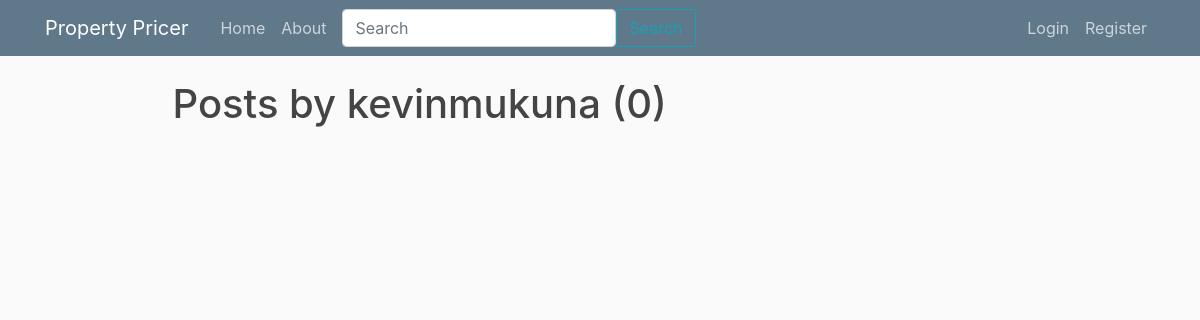
The page /user/kevinmukuna on the database as committed earlier.
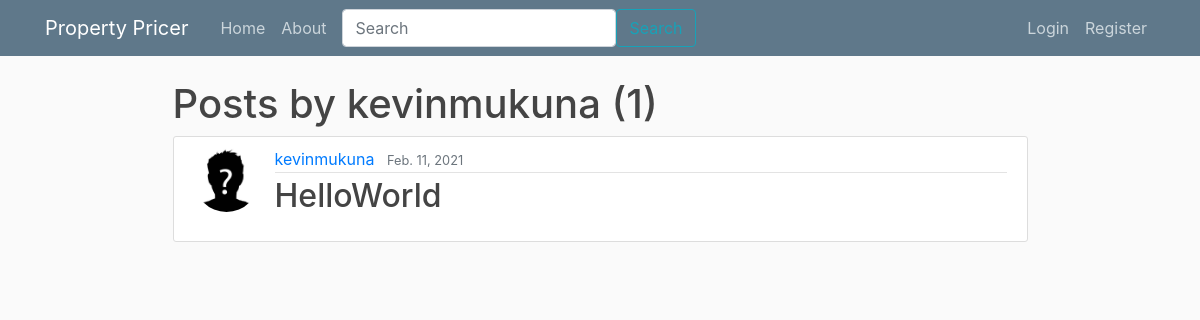
The same page on the database as committed later.
### webpages/models.py (models this page shows, shortened)
class Post(models.Model):
    title = models.CharField(max_length=128)
    property_description = models.TextField()
    images = models.ImageField(upload_to='post_images', null=True, blank=True)
    address_line_1 = models.CharField(max_length=255, default='')
    address_line_2 = models.CharField(max_length=255, null=True, blank=True)
    city = models.CharField(max_length=128, default='')
    county = models.CharField(max_length=128, default='')
    date_posted = models.DateField(default=timezone.now)
    author = models.ForeignKey(User, on_delete=models.CASCADE)
    """
        this method return a string to redirect the user after posting to that post by returning post details the
        primary key of the newly created post
    """

### userpages/models.py (models this page shows, shortened)
class Profile(models.Model):
    user = models.OneToOneField(User, on_delete=models.CASCADE)
    image = models.ImageField(default='default.jpg', upload_to='profile_pics')

### webpages/views.py (the view)
# urls.py: path('user/<str:username>', UserPostListView.as_view(), name='user-posts'),
class UserPostListView(ListView):
    model = Post
    template_name = 'webpages/user_posts.html'
    context_object_name = 'posts'
    paginate_by = 5
    def get_queryset(self):
        user = get_object_or_404(User, username=self.kwargs.get('username'))
        return Post.objects.filter(author=user).order_by('-date_posted')

### templates/webpages/user_posts.html (shortened to what this page needs)
{% extends "base.html" %}
{% block content %}
    <h1 clas="mb-3"> Posts by {{ view.kwargs.username }} ({{ page_obj.paginator.count}})</h1>
    {% for post in posts %}
    <article class="media content-section">
        <img class="rounded-circle article-img" src="{{ post.author.profile.image.url }}">
        <div class="media-body">
            <div class="article-metadata">
                <a class="mr-2" href="{% url 'user-posts' post.author.username %}">{{ post.author }}</a>
                <small class="text-muted">{{ post.date_posted }}</small>
            </div>
            <h2><a class="article-title" href="{% url 'post-detail' post.id %}">{{ post.title }}</a></h2>
        </div>
    </article>
    {% endfor %}
{% endblock content %}

### templates/base.html (shortened to what this page needs)
{% load static %}
<!DOCTYPE html>
<html>
<head>
    <link rel="stylesheet" href="https://maxcdn.bootstrapcdn.com/bootstrap/4.0.0/css/bootstrap.min.css">
    <link rel="stylesheet" type="text/css" href="{% static 'css/main.css' %}">
</head>
<body>
    <header class="site-header">
        <nav class="navbar navbar-expand-md navbar-dark bg-steel fixed-top">
            <div class="container">
                <a class="navbar-brand mr-4" href="{% url 'home-page' %}">Property Pricer</a>
                <div class="collapse navbar-collapse" id="navbarToggle">
                    <div class="navbar-nav mr-auto">
                        <a class="nav-item nav-link" href="{% url 'home-page' %}">Home</a>
                        <a class="nav-item nav-link" href="{% url 'about-page' %}">About</a>
                        {% url 'home-page' as home_url %}
                        {% url 'login-page' as login_url %}
                        {% url 'register-page' as register_url %}
                        {% if request.get_full_path != home_url and request.get_full_path != login_url and request.get_full_path != register_url %}
                            <form method="GET" action="/search/" class="nav-item form-inline mx-2">
                                <div class="input-group">
                                    <input name="q" type="search" class="form-control rounded" placeholder="Search" aria-label="Search" aria-describedby="search-addon" />
                                    <button class="btn btn-outline-info" type="submit">Search</button>
                                </div>
                            </form>
                        {% endif %}
                    </div>
                    <div class="navbar-nav">
                        {% if user.is_authenticated %}
                            <a class="nav-item nav-link" href="{% url 'post-create' %}">New Post</a>
                            <a class="nav-item nav-link" href="{% url 'profile-page' %}">Profile</a>
                            <a class="nav-item nav-link" href="{% url 'logout-page' %}">Logout</a>
                        {% else %}
                            <a class="nav-item nav-link" href="{% url 'login-page' %}">Login</a>
                            <a class="nav-item nav-link" href="{% url 'register-page' %}">Register</a>
                        {% endif %}
                    </div>
                </div>
            </div>
        </nav>
    </header>
    <main role="main" class="container">
        <div class="row">
            <div class="mx-auto w-75">
                {% block content %}{% endblock %}
            </div>
        </div>
    </main>
</body>
</html>

### static/css/main.css (style rules this page uses)
body { background: #fafafa; color: #333333; margin-top: 5rem; }
h1, h2, h3, h4, h5, h6 { color: #444444; }
.bg-steel { background-color: #5f788a; }
.site-header .navbar-nav .nav-link { color: #cbd5db; }
.content-section { background: #ffffff; padding: 10px 20px; border: 1px solid #dddddd; border-radius: 3px; margin-bottom: 20px; }
.article-title { color: #444444; }
.article-img { height: 65px; width: 65px; margin-right: 16px; }
.article-metadata { padding-bottom: 1px; margin-bottom: 4px; border-bottom: 1px solid #e3e3e3 }

Rows that differ between the two databases and show on the page:
added Post: author.profile.image (placeholder picture), author "kevinmukuna", date_posted "Feb. 11, 2021", title "HelloWorld"
Other text that changed with them:
{{ page_obj.paginator.count }}: "0" → "1"
